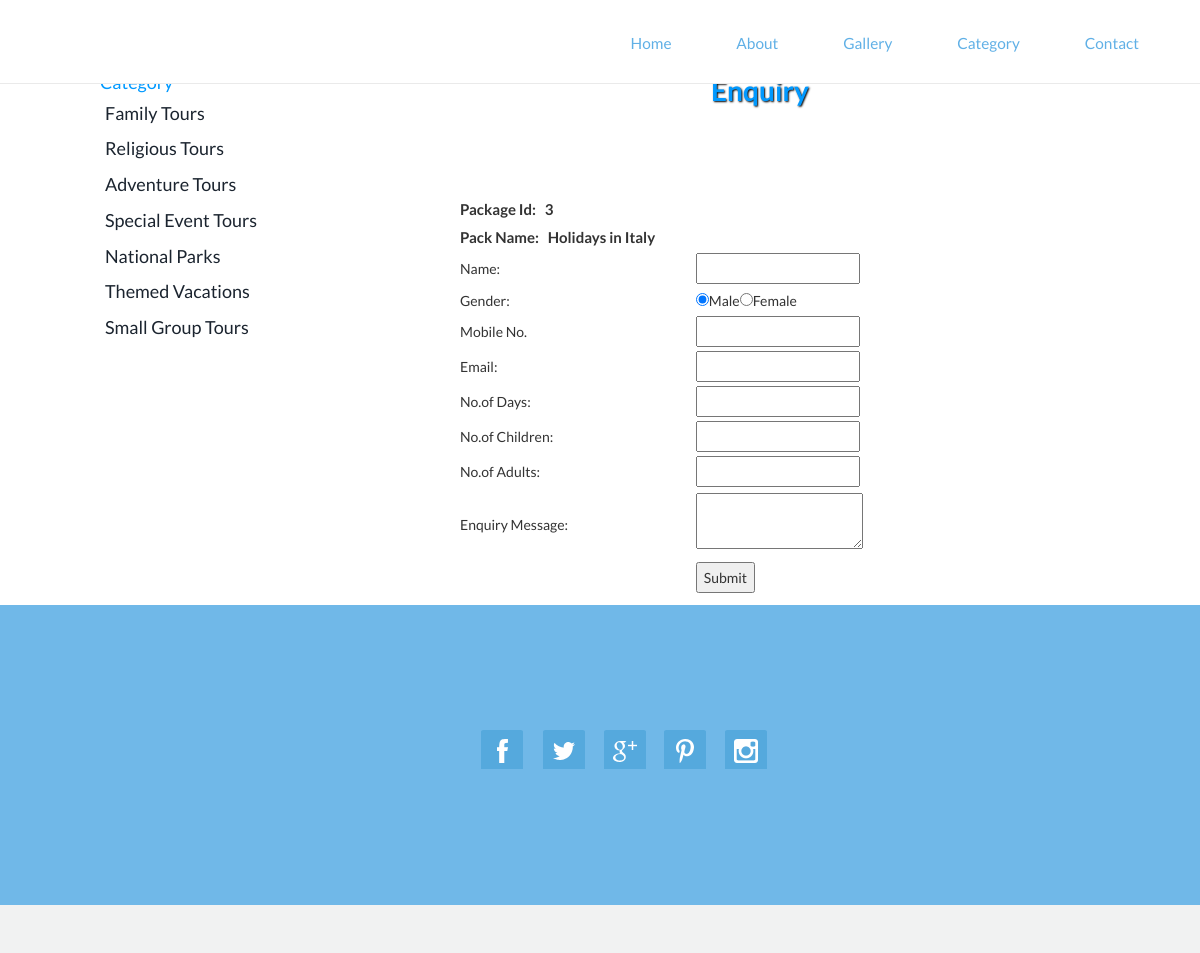
Screenshot of /Travel/enquiry.php?pid=3 with the database file from the repository.
### tables this page shows
CREATE TABLE `category` (
  `Cat_id` int(100) NOT NULL,
  `Cat_name` varchar(2000) NOT NULL
);

CREATE TABLE `package` (
  `Packid` int(200) NOT NULL,
  `Packname` varchar(1000) NOT NULL,
  `Category` int(200) NOT NULL,
  `Subcategory` int(200) NOT NULL,
  `Packprice` int(200) NOT NULL,
  `Pic1` varchar(8000) NOT NULL,
  `Pic2` varchar(8000) NOT NULL,
  `Pic3` varchar(8000) NOT NULL,
  `Detail` varchar(8000) NOT NULL
);

### Travel/enquiry.php (the view, shortened to what this page needs)
<!DOCTYPE html>
<html>
<head>
<link href="stylecss.css" rel='stylesheet' type='text/css'/>
<link href="css/bootstrap.css" rel='stylesheet' type='text/css'/>
<link href="css/style.css" rel="stylesheet" type="text/css" media="all"/>
<body>
<?php include('function.php'); ?>
<?php include('top.php'); ?>
<?php include('slider.php'); ?>
<div style="height:50px"></div>
<div style="width:1000px; margin:auto"  >
<div style="width:200px; font-size:18px; color:#09F; float:left">
<table cellpadding="0" cellspacing="0" width="1000px">
<tr><td style="font-size:18px" color="#09F">Category</td></tr>
<?php
$s="select * from category";
$result=mysqli_query($cn,$s);
while($data=mysqli_fetch_array($result))
{
		echo "<tr><td style=' padding:5px;'><a href='subcat.php?catid=$data[0]'>$data[1]</a></td></tr>";
}
?>
</table>
</div>
<div style="width:800px; float:left">
<table cellpadding="0px" cellspacing="0" width="1000px">
<tr><td class="headingText">Enquiry</td></tr>
<tr><td class="paraText" width="900px">
<table cellpadding="0" cellspacing="0" width="900px">
<td>
<table border="0"; width="600px" height="400px" align="center" >
<?php
$s="select * from package,category,subcategory where package.category=category.cat_id and package.subcategory=subcategory.subcatid and package.packid='" . $_GET["pid"] ."'";
$result=mysqli_query($cn,$s);
$data=mysqli_fetch_array($result);
?>
<form method="post" enctype="multipart/form-data">
<tr><td colspan="3" class="middletext">Package Id:&nbsp;&nbsp;&nbsp;<?php echo $data[0];?></td></tr>
<tr><td colspan="3" class="middletext">Pack Name:&nbsp;&nbsp;&nbsp;<?php echo $data[1];?></td></tr>
<tr><td class="lefttxt">Name:</td><td><input type="text" name="t1" required pattern="[a-zA-z1 _]{3,50}" title"Please Enter Only Characters and numbers between 1 to 50 for Name"/></td></tr><br/>
<tr><td class="lefttxt">Gender:</td><td><input type="radio" name="r1" value="Male" checked="checked" />Male<input type="radio" name="r1"  value="Female"/>Female</td></tr><br/>
<tr><td class="lefttxt">Mobile No.</td><td><input type="text" name="t2" required pattern="[0-9]{10,12}" title"Please Enter Only numbers between 10 to 12 for Mobile No"/></td></tr><br/>
<tr><td class="lefttxt">Email:</td><td><input type="email" name="t3" required /></td><td><br/>
<tr><td class="lefttxt">No.of Days:</td><td><input type="number" name="t4" required pattern="[1 _]{1,20}" title"Please Enter Only numbers between 1 to 20 for No. oF Days"/></td><td><br/>
<tr><td class="lefttxt">No.of Children:</td><td><input type="number" name="t5" required pattern="[1 _]{1,10}" title"Please Enter Only numbers between 1 to 10 for Children"/></td><td><br/>
<tr><td class="lefttxt">No.of Adults:</td><td><input type="number" name="t6" required pattern="[1 _]{1,20}" title"Please Enter Only numbers between 1 to 20 for No.Of Adults"/></td><td><br/>
<tr><td class="lefttxt">Enquiry Message:</td><td><textarea name="t7" required="required"/></textarea></td><td><br/>
<tr><td>&nbsp;</td><td ><input type="submit" value="Submit" name="sbmt" /></td></tr>
</form></td></tr>
</table>
</div>
</div>
<?php include('bottom.php'); ?>
</body>
</html>

### Travel/stylecss.css (style rules this page uses)
.headingText { font-size:38px; color:#09F; margin:5px; font-weight:bold; text-shadow:1px 1px 2px black;; text-align:center; }
.paraText { line-height:25px; padding:10px; text-align:justify; }
.middletext { font-size:15px; color:#333; font-weight:bold; }

### Travel/css/style.css (style rules this page uses)
.headingText { font-size:28px; color:#09F; margin:5px; font-weight:bold; text-shadow:1px 1px 2px black;; text-align:center; }
.paraText { line-height:25px; padding:10px; text-align:justify; }
body { margin:0; padding:0; font-family: 'Lato', sans-serif; -webkit-appearance:none; }
body a { transition:0.5s all; -webkit-transition:0.5s all; -moz-transition:0.5s all; -o-transition:0.5s all; -ms-transition:0.5s all; }

### rows the page displays
category: Cat_name "Family Tours"
category: Cat_name "Religious Tours"
category: Cat_name "Adventure Tours"
category: Cat_name "Special Event Tours"
category: Cat_name "National Parks"
category: Cat_name "Themed Vacations"
category: Cat_name "Small Group Tours"
package: Packid "3", Packname "Holidays in Italy"
